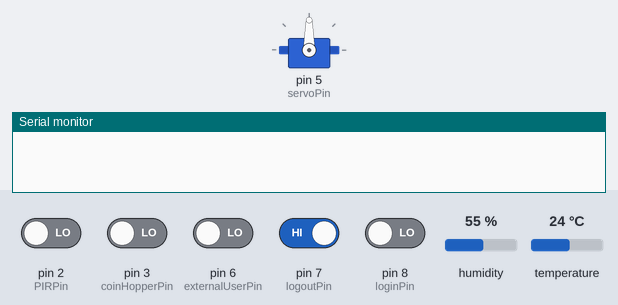
The sketch below on a simulated Arduino Uno, built with avr-gcc and run on an emulated ATmega328P. Shown: servo, the last lines printed to the serial monitor. Inputs (shaded band) come from the test bench; at power-on: pin 7 (logoutPin) HIGH, pin 2 (PIRPin), pin 3 (coinHopperPin), pin 6 (externalUserPin), pin 8 (loginPin) LOW, humidity 55 %, temperature 24 °C.

Above: at 1.2 s.
1.3 s: pin 3 (coinHopperPin) driven HIGH and pin 7 (logoutPin) driven LOW
At 2.25 s:
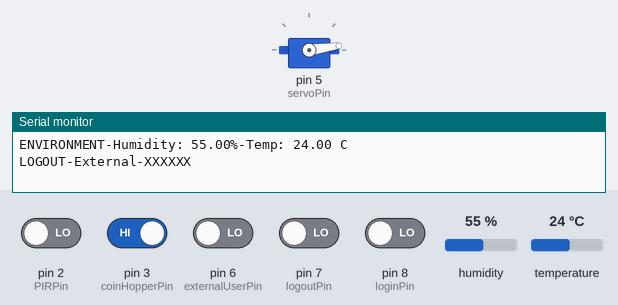
4.8 s: pin 2 (PIRPin) driven HIGH
At 6.2 s:
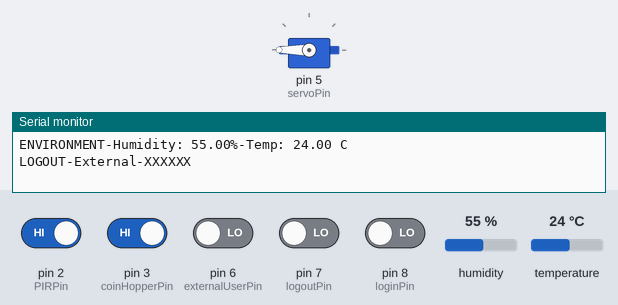
7.8 s: pin 2 (PIRPin) driven LOW and pin 6 (externalUserPin) driven HIGH
At 15.24 s:
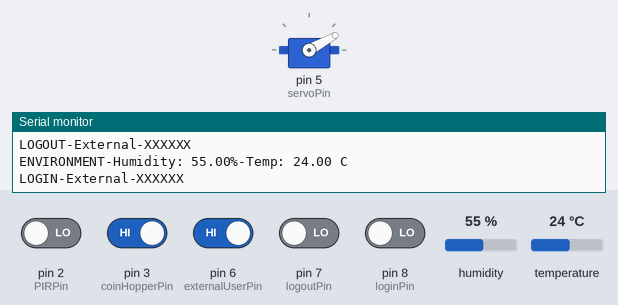
Timing chart, 0 to 18.7 s (numbered marks = the images above; inputs shaded):
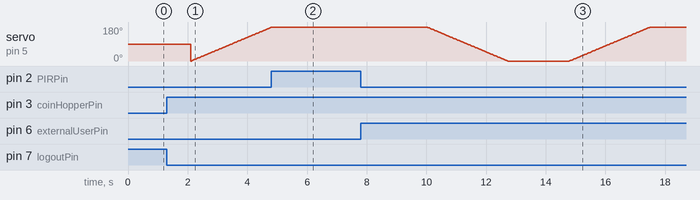

Measured:
- after the input at 4.8 s, servo on pin 5 (servoPin): goes on until 4.8 s, then stays 180°

The sketch:

RFID_01.ino
```cpp
#include <SPI.h>
#include <MFRC522.h>
#include "User.h"
#include <Servo.h>
#include <Wire.h>
#include "DHT.h"
#include <EEPROM.h>

// RC522
#define RST_PIN 9
#define SS_PIN 10
MFRC522 mfrc522(SS_PIN, RST_PIN);

//DHT11
#define DHTPIN 4     // Pin donde está conectado el sensor
#define DHTTYPE DHT11   // Descomentar si se usa el DHT 11
DHT dht(DHTPIN, DHTTYPE);

// Users
String student = "860FA022";
String admin = "D46BE373";
User users[]                = { User("860FA022"), User("D46BE373") };
//User users[]                = { User("Student"), User("Admin") };
const int numUsers          = sizeof(users) / sizeof(users[0]);
String pin                  =    "";

// PIR and IR sensors
volatile bool pirCondition  =   false;
const int loginPin          =   8;
const int logoutPin         =   7;
const int PIRPin            =   2;

volatile unsigned long lastInterruptTime = 0; // Tiempo de la última interrupción
const unsigned long debounceDelay = 50; // Tiempo de debounce en milisegundos

// Coin Hopper
volatile bool extULogout     =   false;
const int coinHopperPin     =   3;
const int externalUserPin   =   6;

// Servo
Servo myServo;
const int servoPin          =   5;


void setup() {
  pinMode(PIRPin, INPUT);
  attachInterrupt(digitalPinToInterrupt(PIRPin), handleInterrupt, CHANGE);
  pinMode(externalUserPin, INPUT);
  attachInterrupt(digitalPinToInterrupt(coinHopperPin), logoutExternalUser, RISING);

  pinMode(loginPin, INPUT);
  pinMode(logoutPin, INPUT);
  pinMode(externalUserPin, INPUT);

  Serial.begin(9600);                     //Iniciamos la comunicación serial
  dht.begin();
  myServo.attach(servoPin);
  SPI.begin();                            //Iniciamos el bus SPI
  mfrc522.PCD_Init();                     //Iniciamos el MFRC522
}

void loop() {
  delay(2000);
  float h = dht.readHumidity();
  float t = dht.readTemperature();

  String humidityText = "Humidity: " + String(h) + "%";
  String temperatureText = "Temp: " + String(t) + " C";

  Serial.print("ENVIRONMENT-");
  Serial.print(humidityText);
  Serial.print("-");
  Serial.println(temperatureText);

  login();

}

void handleInterrupt() {
  unsigned long currentTime = millis();

  if (currentTime - lastInterruptTime < debounceDelay) {
    return;
  }

  lastInterruptTime = currentTime;

  if (pirCondition == true) {
    pirCondition = false;
  } else {
    pirCondition = true;
    //Serial.println("Cambiando de 0 a 1");
  }
}

void logoutExternalUser() {
  if (extULogout == false) {
    extULogout = true;
  }
}

void handleServoMotion() {
  for (int angle = 0; angle <= 180; angle++) {
    myServo.write(angle);
    delay(15);
  }
  while (pirCondition == true) {
  }
  delay(2200);
  for (int angle = 180; angle >= 0; angle--) {
    myServo.write(angle);
    delay(15);
  }
}

void login(){
  byte studentState;
  byte adminState;
  EEPROM.get(0, studentState);
  EEPROM.get(1, adminState);
  users[0].setState(studentState != 0);
  users[1].setState(adminState != 0);

  // if (users[0].getState()){
  //   Serial.println("Student: Logged in");
  // } else {
  //   Serial.println("Student: Logged out");
  // }
  // if (users[1].getState()){
  //   Serial.println("Admin: Logged in");
  // } else {
  //   Serial.println("Admin: Logged out");
  // }

  if (pirCondition == true || digitalRead(logoutPin) == LOW){
    if (mfrc522.PICC_IsNewCardPresent()) {
      if (mfrc522.PICC_ReadCardSerial()) {
        pin = "";

        for (byte i = 0; i < mfrc522.uid.size; i++) {                   //Obtiene ID de TARJETA
          pin += String(mfrc522.uid.uidByte[i] < 0x10 ? "0" : "");
          pin += String(mfrc522.uid.uidByte[i], HEX);
        }

        pin.toUpperCase();

        for (int i = 0; i < numUsers; i++) {  // Itera sobre el array de objetos User
          if (pin.equals(users[i].getPin())) { // Compara ID estudiante/profesor con el ID de la tarjeta y ve que pertenezca a la lista de usuarios
            if (users[i].getState() == false && digitalRead(loginPin) == LOW) { // Verifica que detecte IR ENTRADA y que el usuario haya salido antes, ******si se cumple hace LOGIN******
              users[i].setState(true);
              EEPROM.write(i, 1);
              String userName = "User: "+pin;

              if (pin.equals("860FA022")){
                Serial.println("LOGIN-Admin-860FA022");
              } else {
                Serial.println("LOGIN-Student-D46BE373");
              }

              handleServoMotion();
              break;

            } else if (users[i].getState() == true && digitalRead(logoutPin) == LOW) { //Verifica que estudiante/profesor ya este dentro y si detecta algo en la salida, **si se cumple hace LOGOUT**
              users[i].setState(false);
              EEPROM.write(i, 0);
              if (users[i].getPin().equals("860FA022")){
                Serial.println("LOGOUT-Admin-860FA022");
              } else {
                Serial.println("LOGOUT-Student-D46BE373");
              }

              handleServoMotion();
              break;

            } else { // IMPRIME QUE EL USUARIO YA ESTA ADENTRO Y NO HA SALIDO
              if (users[i].getState()) {                                                  //
                //Serial.println("User: " + users[i].getPin() + " is logged in");
              } else { // IMPRIME QUE EL USUARIO YA ESTE AFUERA Y NO HA ENTRADO
                //Serial.println("User: " + users[i].getPin() + " is logged out");
              }
            }
          }
        }


        mfrc522.PICC_HaltA();
      }
    } else if (digitalRead(externalUserPin) == HIGH && digitalRead(loginPin) == LOW) { //DETECTA QUE PRESIONARON EL PULSADOR Y QUE DETECTO IR ENTRADA, ***HACE LOGIN COMO EXTERNO***
      //Serial.println("External user logged in");
      Serial.println("LOGIN-External-XXXXXX");
      handleServoMotion();
    } else {
      if (extULogout == true && digitalRead(logoutPin) == LOW) { // Valida que se haya depositado la moneda y que en la salida haya alguien, *** HACE LOGOUT COMO EXTERNO***
        //Serial.println("Coin inserted, External user logout");
        Serial.println("LOGOUT-External-XXXXXX");

        handleServoMotion();
        extULogout = false;
      }
    }
  } //else if (extULogout) {
    //handleServoMotion();
  //}
}
```

user.cpp
```cpp
#include "User.h"

User::User(String pin) {
  this->pin = pin;
  this->state = false;
}

bool User::getState() {
  return this->state;
}

void User::setState(bool state) {
  this->state = state;
}

String User::getPin() {
  return this->pin;
}
```

user.h
```cpp
#ifndef USER_H
#define USER_H

#include <Arduino.h> // Asegúrate de incluir esta línea para que String y bool funcionen

class User {
  private:
    String pin;
    bool state;
  public:
    User(String pin);
    bool getState();
    void setState(bool state);
    String getPin();
};

#endif
```
